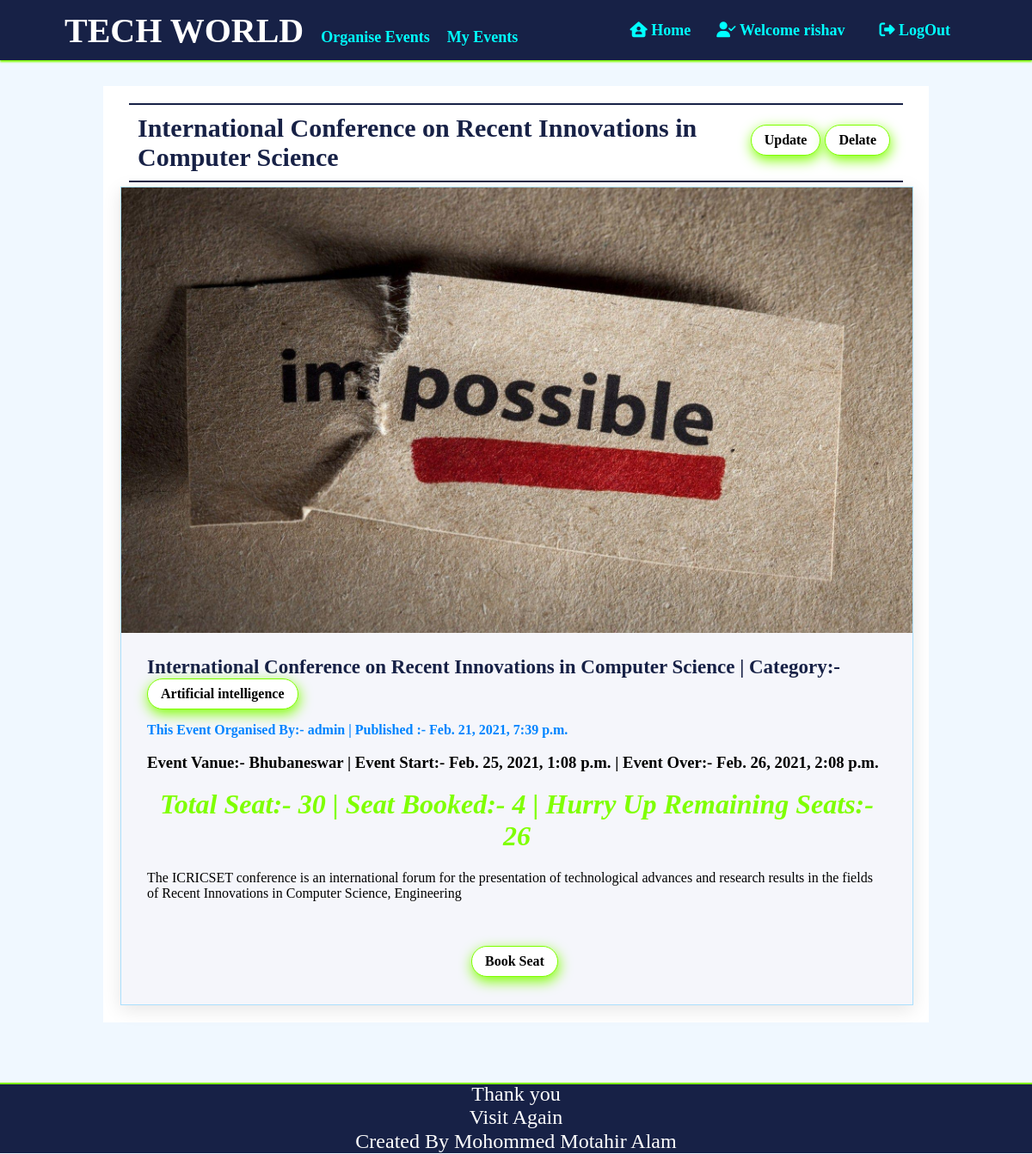
The page /Event/international-conference-on-recent-innovations-in-computer-science (signed in) on the database its author committed.
### account/models.py (models this page shows)
class User(AbstractUser):
    CATEGORY_CHOICES=[
        ('Organiser','Organiser'),
        ('Member','Member')
    ]
    email=models.EmailField(unique=True)
    contact=models.CharField(max_length=10)
    profile=models.ImageField(upload_to='account/',blank=True)
    bio=models.TextField(blank=True)
    category=models.CharField(choices=CATEGORY_CHOICES,default='Member',max_length=9)
    REQUIRED_FIELDS=('email','category','first_name','last_name')
    def __str__(self):
        return self.username

### event/models.py (models this page shows, shortened)
class Event(models.Model):
    name=models.CharField(max_length=250)
    category=models.ForeignKey(Category, on_delete=models.CASCADE)
    image=models.ImageField(upload_to='event/')
    organiser=models.ForeignKey(get_user_model(), on_delete=models.CASCADE)
    create_date=models.DateTimeField(auto_now_add=True)
    start_date=models.DateTimeField()
    end_date=models.DateTimeField()
    vanue=models.CharField(max_length=250)
    maximum_participants=models.PositiveIntegerField()
    description=models.TextField()
    slug=models.SlugField(blank=True)
    slot_booked=models.PositiveIntegerField(default=0)
    def remaining_slot(self):
        remain=self.maximum_participants-self.slot_booked
        return remain

class Category(models.Model):
    name=models.CharField(max_length=50)
    description=models.TextField()
    slug=models.SlugField(blank=True)
    def __str__(self):
        return self.name

### event/views.py (the view)
# urls.py: path("Event/<slug:slug>",EventDetailView.as_view(),name='Event Details'),
class EventDetailView(LoginRequiredMixin,generic.DetailView):
    model = Event
    template_name = "event/Event Details.html"
    login_url=reverse_lazy('login')

### event/templates/event/Event Details.html
{% extends 'event/Base.html' %}
{% load static %}
{%block extra_head%}
        <link rel="stylesheet" href="{% static 'event/css/Details.css'%}"
{%endblock%}
{%block content%}
    <h2>{{event.name}}
        <a class="link" href="{%url 'Event Update' event.slug%}"><button>Update</button></a>
        <a class="link" href="{%url 'Event Delete' event.slug%}"><button>Delate</button></a>
    </h2>
    <div class="blogwraper">
        <div class="image"><img src="{{event.image.url}}" alt="Getting started with Artificial Intelligence" width="100%" height="100%"></div>
        <div class="details">
            <p class="heading">{{event.name}}<span> | Category:- <a class="link" href="{%url 'Category Page' event.category.slug%}"><button>{{event.category}}</button></a></span></p>
            <p class="author">This Event Organised By:- {{event.organiser}}<span> | Published :- {{event.create_date}}</span></p>
            <h3>Event Vanue:- {{event.vanue}}<span> | Event Start:- {{event.start_date}} | Event Over:- {{event.end_date}}</span></h3>
            <h1>Total Seat:- {{event.maximum_participants}}<span> | Seat Booked:- {{event.slot_booked}} | Hurry Up Remaining Seats:- {{event.remaining_slot}}</span></h1>
            <p>{{event.description}}</p>
        </div>
        <h1><a class="link" href="{%url 'Event Booked' event.slug%}"><button>Book Seat</button></a></h1>
    </div>
{% endblock %}

### event/templates/event/Base.html (shortened to what this page needs)
{%load static%}
<!DOCTYPE html>
<html>
    <head>
        <link rel="stylesheet" href="{% static "event/css/Style.css"%}">
        {% block extra_head %}
        {% endblock %}
    </head>
    <body>
        <header>
            <div id="nav1">
                <span id="Edyoda">TECH WORLD</span>
                {% if user.is_authenticated %}
                    <a class="link" href="{%url 'Event Create'%}"><span class="nav1">Organise Events</span></a>
                    <a class="link" href="{%url 'My Events' user.id%}"><span class="nav1">My Events</span></a>
                {% endif %}
            </div>
            <nav id="nav2">
                {%if user.is_authenticated %}
                    <a class="link" href="{%url 'home' %}"><span class="nav1"><i class="fas fa-house-user"></i> Home</span></a>
                    <a class="link" href="{%url 'Details' user.id %}"><span class="nav2"><i class="fas fa-user-check"></i> Welcome {{user.get_username}}</span></a>
                    <a class="link" href="{%url 'logout' %}"><span class="nav2"><i class="fas fa-sign-out-alt"></i> LogOut</span></a>
                {% else %}
                    <a class="link" href="{%url 'home' %}"><span class="nav2"><i class="fas fa-home"> </i>Home</span></a>
                    <a class="link" href="{%url 'login' %}"><span class="nav2"><i class="fas fa-sign-in-alt"></i> LogIn</span></a>
                    <a class="link" href=""><span class="nav2">Contact Us</span></a>
                {% endif %}
            </nav>
        </header>
        <div id="container">
            {% block content %}
            {% endblock %}
        </div>
        <footer>
            <p>Thank you<br>Visit Again<p>
            <p>Created By Mohommed Motahir Alam</p>
        </footer>
    </body>
</html>

### event/static/event/css/Style.css (style rules this page uses)
html { scroll-behavior: smooth; }
body { margin: 0px; padding: 0px; background-color: aliceblue; font-family: 'Times New Roman', Times, serif; }
header { box-sizing: border-box; background-color: #172146; box-shadow: 0px 2px 2px #7fff00; width: 100%; height: 70px; position: fixed; top:0px; display: flex; justify-content: space-between; align-items: center; padding: 15px 75px; }
#nav1 { width: 55%; text-align: left; display: flex; justify-content: start; align-items: baseline; }
#nav2 { width: 45%; text-align: right; display: flex; justify-content: flex-end; align-items: baseline; }
#Edyoda { color:white; font-weight: bolder; font-size: 40px; margin: 0px; margin-right: 10px; }
.nav1 { color: aqua; font-weight: bolder; font-size: 18px; margin:0px 10px; }
.nav2 { color: aqua; font-weight: bolder; font-size: 18px; margin:0px 20px; }
footer { box-sizing: border-box; box-shadow: inset 0px 2px 0px #7fff00; background-color: #172146; width: 100%; height: 100%; color: white; font-size: 24px; text-align: center; }
footer p { margin: 1px; }
#container { width: 80%; margin: 70px auto; margin-top: 100px; background-color:white; box-sizing: border-box; }
h1 { text-align: center; font-weight: bolder; font-style: italic; color: #7fff00; }
h2 { font-weight: bolder; color: rgb(116, 112, 112); margin: 0px 10px; padding: 10px; font-size: 30px; border-bottom: 2px solid gray; border-top: 2px solid gray; }
button { width: auto; margin-bottom: 10px; margin-right: 5px; border-radius: 20px; cursor: pointer; color:black; font-weight: 600; font-family: 'Times New Roman'; background-color:white; box-shadow: 1px 5px 15px 0#7fff00; border: 1px solid #7fff00; font-size: 16px; padding: 8px 15px; }
.image { width: 100%; height: 50%; }
.details { padding:10px; padding-top: 0px; height: 50%; }
.heading { color: #172146; font-size: 23px; font-weight: 900; margin-bottom: 5px; }
.author { color: #0084ff; font-weight: 700; margin: 0px; padding: 0px; }
.link { text-decoration: none; color: unset; }

### event/static/event/css/Details.css (style rules this page uses)
.blogwraper { width: 100%; height: 100%; background-color: #f5f6fb; margin-top: 5px; box-shadow: 0 5px 20px 0 rgba(0,0,0,.1); border: 1px solid rgba(0,168,255,.3); }
#container { width: 80%; margin: 70px auto; margin-top: 100px; padding: 20px; background-color:white; box-sizing: border-box; }
.image { width: 100%; height: 40%; }
.details { padding:30px; padding-top: 0px; height: 50%; }
h2 { font-weight: bolder; color:#172146; margin: 0px 10px; padding: 10px; font-size: 30px; border-bottom: 2px solid #172146; border-top: 2px solid #172146; display: flex; justify-content: space-between; align-items: center; }
h1 { margin-top: 0px; }

### rows shown on the page
User: get_username "rishav"
Event: name "International Conference on Recent Innovations in Computer Science", image (picture), category "Artificial intelligence", organiser "admin", create_date "Feb. 21, 2021, 7:39 p.m.", vanue "Bhubaneswar", start_date "Feb. 25, 2021, 1:08 p.m.", end_date "Feb. 26, 2021, 2:08 p.m.", maximum_participants "30", slot_booked "4", remaining_slot "26", description "The ICRICSET conference is an international forum for the presentation of technological advances and research results in the fields of Recent Innovations in Computer Science, Engineering"
